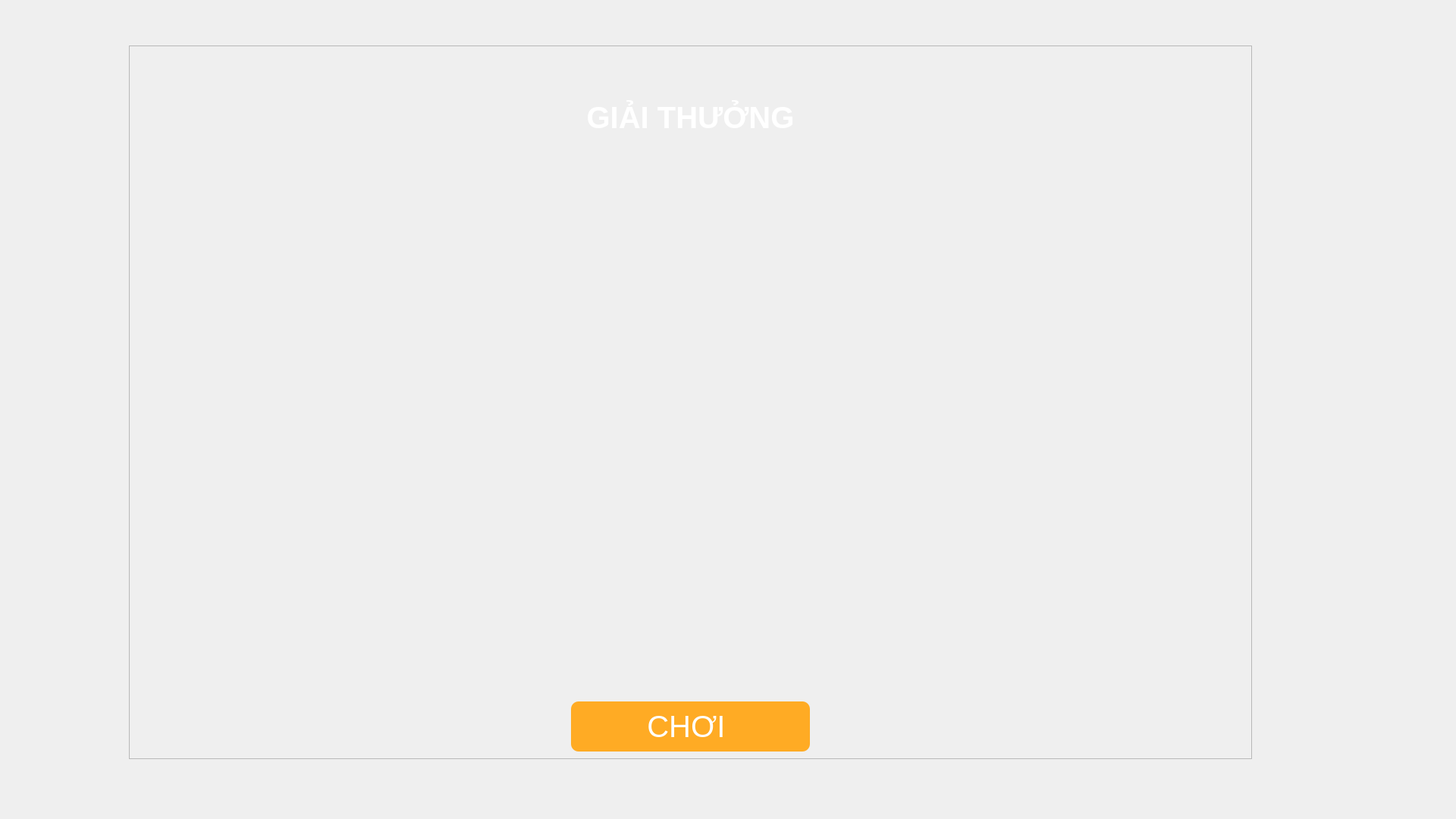
<?xml version="1.0" encoding="UTF-8"?>
<ui version="4.0">
 <class>PrizeLadderWidget</class>
 <widget class="QWidget" name="PrizeLadderWidget">
  <property name="geometry">
   <rect>
    <x>0</x>
    <y>0</y>
    <width>1920</width>
    <height>1080</height>
   </rect>
  </property>
  <property name="windowTitle">
   <string>Form</string>
  </property>
  <property name="autoFillBackground">
   <bool>true</bool>
  </property>
  <property name="styleSheet">
   <string notr="true"/>
  </property>
  <widget class="QLabel" name="label">
   <property name="geometry">
    <rect>
     <x>0</x>
     <y>0</y>
     <width>1920</width>
     <height>1080</height>
    </rect>
   </property>
   <property name="styleSheet">
    <string notr="true">background-image: url(:/images/bkg.jpg);</string>
   </property>
   <property name="text">
    <string/>
   </property>
  </widget>
  <widget class="QFrame" name="frame">
   <property name="geometry">
    <rect>
     <x>170</x>
     <y>60</y>
     <width>1481</width>
     <height>941</height>
    </rect>
   </property>
   <property name="frameShape">
    <enum>QFrame::StyledPanel</enum>
   </property>
   <property name="frameShadow">
    <enum>QFrame::Raised</enum>
   </property>
   <layout class="QGridLayout" name="gridLayout">
    <item row="0" column="0">
     <layout class="QVBoxLayout" name="verticalLayout" stretch="2,8,1">
      <item>
       <widget class="QLabel" name="label_2">
        <property name="font">
         <font>
          <pointsize>30</pointsize>
          <weight>75</weight>
          <bold>true</bold>
         </font>
        </property>
        <property name="styleSheet">
         <string notr="true">color: rgb(255, 255, 255);</string>
        </property>
        <property name="text">
         <string>GIẢI THƯỞNG</string>
        </property>
        <property name="alignment">
         <set>Qt::AlignCenter</set>
        </property>
       </widget>
      </item>
      <item>
       <widget class="QListWidget" name="listWidget">
        <property name="styleSheet">
         <string notr="true">background-color: rgba(255, 255, 255, 0);</string>
        </property>
       </widget>
      </item>
      <item>
       <layout class="QHBoxLayout" name="horizontalLayout">
        <item>
         <spacer name="horizontalSpacer">
          <property name="orientation">
           <enum>Qt::Horizontal</enum>
          </property>
          <property name="sizeHint" stdset="0">
           <size>
            <width>40</width>
            <height>20</height>
           </size>
          </property>
         </spacer>
        </item>
        <item>
         <widget class="QPushButton" name="playButton">
          <property name="font">
           <font>
            <pointsize>30</pointsize>
           </font>
          </property>
          <property name="styleSheet">
           <string notr="true">background-color: rgb(255, 171, 36);
    color: white;
 
    border-radius: 10px;
    padding: 10px 100px;</string>
          </property>
          <property name="text">
           <string>CHƠI </string>
          </property>
         </widget>
        </item>
        <item>
         <spacer name="horizontalSpacer_2">
          <property name="orientation">
           <enum>Qt::Horizontal</enum>
          </property>
          <property name="sizeHint" stdset="0">
           <size>
            <width>40</width>
            <height>20</height>
           </size>
          </property>
         </spacer>
        </item>
       </layout>
      </item>
     </layout>
    </item>
   </layout>
  </widget>
 </widget>
 <resources/>
 <connections/>
</ui>
